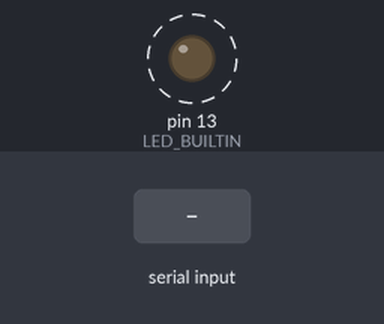
Bench run of a program on a simulated Arduino Pro Mini, built with avr-gcc and run on an emulated ATmega328P. Shown: output pins drawn as LEDs (lit = HIGH). Dashed ring = blinking. The test bench sets the inputs (shaded band). What the program prints to the serial monitor is not drawn.

Above: at 1.6 s.
1.7 s: "+\n" received over Serial
4.7 s: byte 110 ('n') received over Serial
7.7 s: "90,45,200\n" received over Serial
10.7 s: "-\n" received over Serial
Timing chart, 0 to 14.7 s (numbered marks = the images above; inputs shaded):
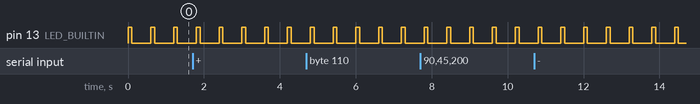

Measured:
- by itself, pin 13 (LED_BUILTIN): alternates HIGH for 0.10 s and LOW for 0.50 s

The program:

main.cpp
```cpp
/*
 * Blink
 * Turns on an LED on for one second,
 * then off for one second, repeatedly.
 */

#include <Arduino.h>
// #include <SPIFlash.h>

#include <SPI.h>
#include <EEPROM.h>

// #ifdef LED_BUILTIN
//   #undef LED_BUILTIN
//   #define LED_BUILTIN 4
// #endif

// SPIFlash flash(FLASH_SS, 0xEF30);
// SPIFlash flash(SS_FLASHMEM);
// uint8_t nodeId = 0;

struct nodeInfo
{
  uint8_t nodeId;
  uint8_t nodeType;
  uint8_t RFU;
  uint8_t RFU2;
} nodeInfo;

const byte numChars = 32;
char buffer[numChars];   // an array to store the received data
boolean newData = false;

void setup()
{
  Serial.begin(9600);

  EEPROM.get(0, nodeInfo);
  sprintf(buffer, "Node id: 0x%02X, Node type: 0x%02X\n", nodeInfo.nodeId, nodeInfo.nodeType);
  Serial.print(buffer);

  // if (flash.initialize())
  // {
  //   Serial.println("Init OK!");
  // }
  // else
  // {
  //   Serial.println("Init FAIL!");
  // }

  // Serial.print("DeviceID: ");
  // Serial.println(flash.readDeviceId(), HEX);

  // flash.readUniqueId();

  // for (uint8_t i=0;i<8;i++)
  // {

  //   Serial.print(flash.UNIQUEID[i], HEX);
  //   Serial.print(' ');
  //   uniqueId += flash.UNIQUEID[i];
  // }
  // Serial.print("\nUnique Id: ");
  // Serial.println(uniqueId, HEX);

  // initialize LED digital pin as an output.
  pinMode(LED_BUILTIN, OUTPUT);
}

void recvWithEndMarker() {
    static byte ndx = 0;
    char endMarker = '\n';
    char rc;

    while (Serial.available() > 0 && newData == false) {
        rc = Serial.read();
        Serial.print(rc);
        if (rc != endMarker) {
            buffer[ndx] = rc;
            ndx++;
            if (ndx >= numChars) {
                ndx = numChars - 1;
            }
        }
        else {
            buffer[ndx] = '\0'; // terminate the string
            ndx = 0;
            newData = true;
        }
    }
}

void handleData() {
  if (newData == true)
  {
    // Serial.print("This just in ... ");
    // Serial.println(buffer);
    newData = false;

    switch(buffer[0])
    {
      case '+':
        Serial.println("going up");
        break;

      case '-':
        Serial.println("going down");
        break;

      case 'N':
        nodeInfo.nodeId = atoi(&buffer[1]);
        sprintf(buffer, "Node id: 0x%02X\n", nodeInfo.nodeId);
        Serial.print(buffer);
        break;

      case 'T':
        nodeInfo.nodeType = atoi(&buffer[1]);
        sprintf(buffer, "Node type: 0x%02X\n", nodeInfo.nodeType);
        Serial.print(buffer);
        break;

      case 'W':
        EEPROM.put(0, nodeInfo);
        break;
    }
  }
}

void oldserial(int &delaymsoff)
{
  char incomingByte;
  if(Serial.available()>0)
  {
    incomingByte = Serial.read();
    Serial.print(incomingByte);

    switch(incomingByte)
    {
      case '+':
        Serial.println("going up");
        delaymsoff += 100;
        break;

      case '-':
        Serial.println("going down");
        delaymsoff -= 100;
        break;

      case 'n':
        // node
        incomingByte = Serial.parseInt();
        // print
    }
    Serial.println(delaymsoff);
  }
}

void loop()
{
  static int delayms = 100;
  static int delaymsoff = 1000/2;

  // turn the LED on (HIGH is the voltage level)
  digitalWrite(LED_BUILTIN, HIGH);
  // Serial.println("LED ON");

  // wait for a second
  delay(delayms);

  // turn the LED off by making the voltage LOW
  digitalWrite(LED_BUILTIN, LOW);
  // Serial.println("LED OFF");

   // wait for a second
  delay(delaymsoff);

  //oldserial(delaymsoff);

  recvWithEndMarker();
  handleData();
}
```
